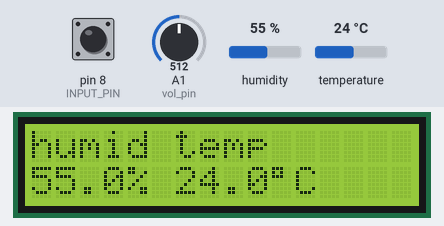
This sketch was run on a simulated Arduino Uno, built with avr-gcc and run on an emulated ATmega328P. On the bench: 16×2 character LCD. The inputs (shaded band) are chosen by the test bench; at power-on: pin 8 (INPUT_PIN) HIGH, A1 (vol_pin) = 512, humidity 55 %, temperature 24 °C. What the sketch prints to the serial monitor is not drawn.

Above: at 1.2 s.
1.3 s: pin 8 (INPUT_PIN) pulled LOW for 0.15 s
At 2.8 s:
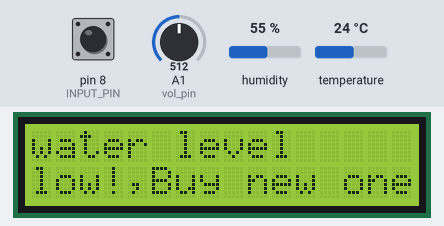
3.1 s: A1 (vol_pin) set to 308
4.6 s: A1 (vol_pin) set to 283
At 5.9 s:
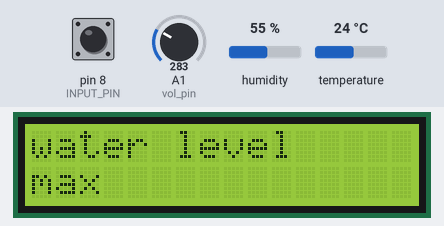
6.3 s: pin 8 (INPUT_PIN) pulled LOW for 1 s
At 8.3 s:
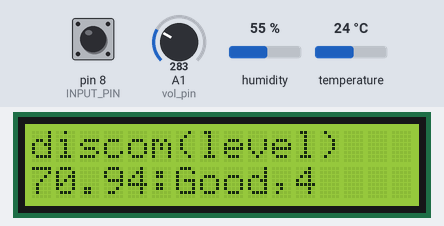
8.9 s: humidity set to 22 %
At 10.2 s:
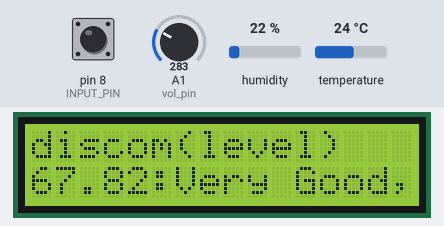
11.2 s: temperature set to 19 °C
At 12.4 s:
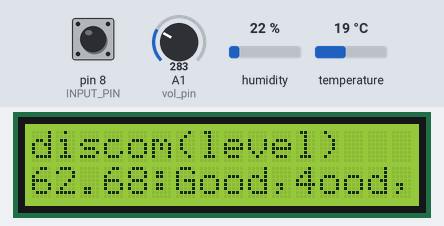
Timing chart, 0 to 14.2 s (numbered marks = the images above; inputs shaded):
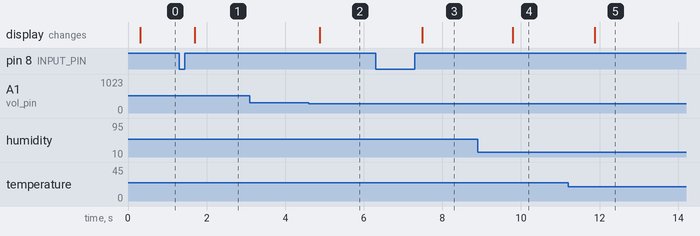

The sketch:

sensor_program.ino
```cpp
#include <Wire.h>
#include<DHT.h>
#include <LiquidCrystal_I2C.h>
LiquidCrystal_I2C lcd(0x27,16,2); // set the LCD address to 0x27 for a 16 chars and 2 line display
#define DHTPIN 2 //温湿度センサのデータのポート番号
#define DHTTYPE DHT11
#define INPUT_PIN 8
DHT dht(DHTPIN,DHTTYPE);
int mode=0;
int flag=0;
int vol_pin=1;
void setup(){
    pinMode(INPUT_PIN,INPUT_PULLUP);//スイッチの入力設定
    //LCDの初期化
    lcd.init(); //
    lcd.backlight();
    Serial.begin(9600);
    Serial.println(F("DHT11 test"));
    dht.begin();

}
//気温と湿度を表示する関数
void printtemp(float humid,float temp){
  if(isnan(humid)||isnan(temp)){//データ取得に失敗したときシリアルモニタに表示
    Serial.println(F("failed to read data from DHT11"));
    return;
    }
    //LCDの表示設定，1段目に"humid,temp",二段目に観測データ
    lcd.setCursor(0,0);
    lcd.print("humid ");
    lcd.print("temp");
    lcd.setCursor(0,1);
    lcd.print(humid,1);
    lcd.print("% ");
    lcd.print(temp,1);
    lcd.print("\xdf");
    lcd.print("C");
    //シリアルモニタにも表示(デバッグ用)
  Serial.print(F("Humidity: "));
  Serial.print(humid);
  Serial.print(F("%  Temperature: "));
  Serial.print(temp);
  Serial.println(F("°C "));
  return;
}

//不快指数を計算する関数
float Discomfort_index(float humid,float temp){
  float dindex = 0.81*temp+0.01*humid*(0.99*temp-14.3)+46.3;
  return dindex;
}


void loop() {
  // put your main code here, to run repeatedly:
  delay(200);
  //温湿度の取得
  float humid=dht.readHumidity();
  float temp = dht.readTemperature();
  //スイッチの入力の設定，flag関数はスイッチが押されたら1になる(1回ループすると0になる)
    Serial.print(digitalRead(INPUT_PIN));
    if(digitalRead(INPUT_PIN)==0){
      delay(100);
      flag=1;
      mode=mode+1;
      //if(digitalRead(INPUT_PIN)==HIGH)Serial.print("high");
      if(mode>2)mode=0;
      while(digitalRead(INPUT_PIN)==0){
        //delay(100);
      }
      delay(100);

    }
    //0の時
    if(mode==0) {
      //modeが変化した場合のみLCDを初期化
      if(flag==1){lcd.init();
      flag=0;}

      printtemp(humid,temp);//温度を表示

    }

    //mode1の時
    if(mode==1){
      if(flag==1){lcd.init();
    flag=0;}

      int ain = analogRead(vol_pin);//重力センサからの値取得

      //入力を書き出す
      Serial.println(ain);//シリアルモニタに表示
      //重量がある一定値以上の時
      if(ain<=300){
        Serial.println("max");

      lcd.setCursor(0,0);
      lcd.print("water level");
      lcd.setCursor(0,1);
      lcd.print("max             ");
  }
      //重量が中間の時
      else if(360>ain>300){
        Serial.println("mid");

          lcd.setCursor(0,0);
          lcd.print("water level");
          lcd.setCursor(0,1);
          lcd.print("mid             ");
      }
      //重量が一定値以下で殻の時
      else if(ain>390){
        Serial.println("low");
          lcd.setCursor(0,0);
          lcd.print("water level");
          lcd.setCursor(0,1);
          lcd.print("low!,Buy new one");
      }
  delay(100);
}
      //mode2の時
     if(mode==2){
     float d_index=Discomfort_index(humid,temp);
     if(flag==1){lcd.init();
        flag=0;}
          //不快指数を表示
          lcd.setCursor(0,0);
          lcd.print("discom(level)");
          lcd.setCursor(0,1);
          lcd.print(d_index);
          lcd.print(":");
          //不快指数の値に応じてフレグランスの強さのレベルを表示(5段階)
          float vol=max(abs(d_index-65),abs(d_index-70));
          if(vol<=5){
            lcd.print("Very Good,5");
          }
          else if(5<vol and vol<=10){
            lcd.print("Good,4");
          }
          else if(10< vol and  vol<=15){
            lcd.print("Average,3");
          }
          else if(15<vol and vol<=20){
            lcd.print("Not good,2");
          }
          else{
            lcd.print("Bad,1");
          }
        }
    }
```

Measured:
- the behaviour switches between 301 and 300 on A1 (vol_pin) (found by bisection; images 1 and 2)
- after the input at 1.3 s, the display: changes after 0.40 s (image 1)
- after the input at 3.1 s, every drawn part: stays the same
- after the input at 4.6 s, the display: changes after 0.28 s (image 2)
- after the input at 6.3 s, the display: changes after 1.2 s (image 3)
- after the input at 8.9 s, the display: changes after 0.89 s (image 4)
- after the input at 11.2 s, the display: changes after 0.68 s (image 5)
